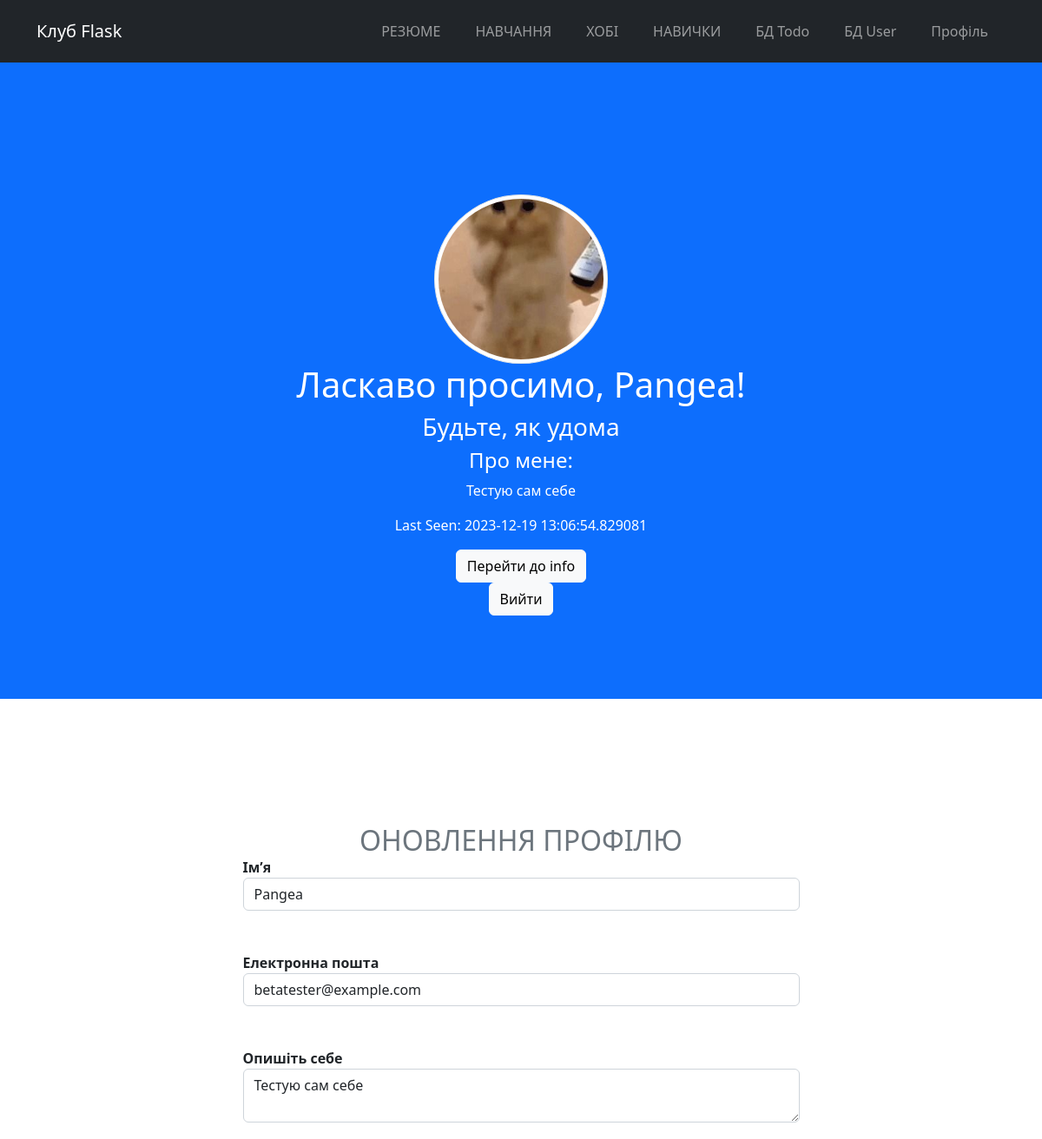
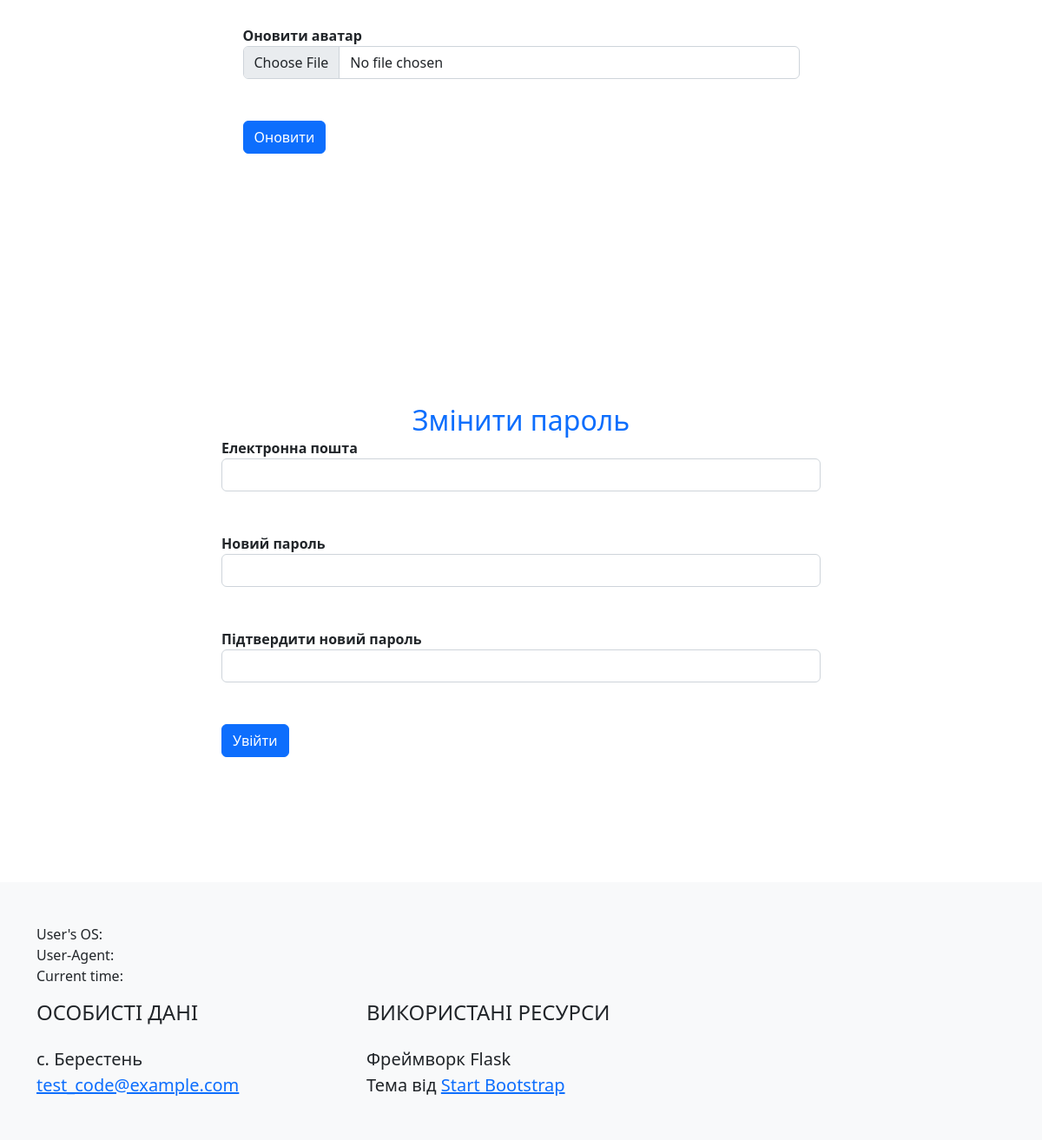
Page /account (signed in) on the committed database (2 pictures, top to bottom).
### app/models.py (models this page shows, shortened)
class User(db.Model, UserMixin):
    id = db.Column(db.Integer, primary_key=True)
    username = db.Column(db.String(20), unique=True, nullable=False)
    email = db.Column(db.String(120), unique=True, nullable=False)
    about_me = db.Column(db.String(140))
    last_seen = db.Column(db.DateTime, default=datetime.now())
    password = db.Column(db.String(60), nullable=False)
    image_file = db.Column(db.String(60), nullable=False, server_default='default.jpg')

### app/views.py (the view)
@app.route("/account", methods=['GET', 'POST'])
@login_required
def account():
    form = UpdateAccountForm()
    cp_form = ChangePasswordForm()
    if form.validate_on_submit():
        current_user.username = form.username.data
        current_user.email = form.email.data
        current_user.about_me = form.about_me.data
        if form.picture.data:
            current_user.image_file = save_picture(form.picture.data)
        db.session.commit()
        flash("Аккаунт оновлено", category=("success"))
        return redirect(url_for('account'))
    elif request.method == 'GET':
        form.username.data = current_user.username
        form.email.data = current_user.email
        form.about_me.data = current_user.about_me
    return render_template('account.html', form=form, cp_form=cp_form)

### app/forms.py (shortened to what this page needs)
class UpdateAccountForm(FlaskForm):
    username = StringField("Імʼя", validators=[DataRequired(message="Імʼя повинен містити від 4 до 20 символів"), Length(min=4, max=20),
    Regexp('^[A-Za-z][A-Za-z0-9_.]*$', message='Імʼя має містити букви, цифри, крапку та нижнє підкреслення')])
    email = StringField("Електронна пошта", validators=[DataRequired(message="Це поле обовʼязкове"), Email()])
    picture = FileField("Оновити аватар", validators=[FileAllowed(['jpg', 'png'])])
    about_me = TextAreaField("Опишіть себе", validators=[Length(max=140)])
    submit = SubmitField("Оновити")

class ChangePasswordForm(FlaskForm):
    email = StringField("Електронна пошта", validators=[DataRequired("Це поле обовʼязкове"), Email()])
    password = PasswordField("Новий пароль", validators=[
                            DataRequired("Пароль повинен мати від 6 символів"),
                            Length(min=6)
                        ])
    confirm_password = PasswordField("Підтвердити новий пароль", validators=[
                            EqualTo('password'), DataRequired("Пароль не збігається"),
                            Length(min=6), EqualTo('password')
                        ])
    submit = SubmitField("Увійти")

### app/models.py (called while the page is built)
@login_manager.user_loader
def user_loader(user_id):
    return User.query.get(int(user_id))

### app/views.py (called while the page is built)
@app.after_request
def after_request(response):
    if current_user.is_authenticated:
        current_user.last_seen = datetime.now()
        try:
            db.session.commit()
        except:
            flash("Помилка при оновленні last_seen", category=("danger"))
    return response

### app/templates/account.html (shortened to what this page needs)
{% extends 'base.html' %}
{% block body %}
<header class="masthead bg-primary text-white text-center">
    <div class="container d-flex align-items-center flex-column">
        <img class="img-thumbnail rounded-circle account-img" width="200" height="200" src={{url_for('static', filename='profile_pics/' + current_user.image_file)}}>
        <h1>Ласкаво просимо, {{ current_user.username }}!</h1>
        <h3>Будьте, як удома</h3>
        {% if current_user.about_me %}
            <h4>Про мене:</h4>
            <p>{{ current_user.about_me }}</p>
        {% endif %}
        {% if current_user.last_seen %}
            <p>Last Seen: {{ current_user.last_seen }}</p>
        {% endif %}
        <form id="logoutButton" action={{ url_for('info') }}>
            <input class="btn btn-light btn-xl" type="submit" value="Перейти до info" />
        </form>
        <form id="logoutButton" action={{ url_for('logout') }}>
            <input class="btn btn-light btn-xl" type="submit" value="Вийти" />
        </form>
    </div>
</header>
<section class="page-section" id="update_account_data">
    <div class="container">
        <h2 class="page-section-heading text-center text-uppercase text-secondary mb-0">Оновлення профілю</h2>
        <div class="row justify-content-center">
            <div class="col-lg-8 col-xl-7">
                <form id="contactForm" action={{url_for("account")}} method="POST" novalidate enctype="multipart/form-data">
                    {% from "_render_field.html" import render_field %}
                    <div class="form-floating mb-3">
                        {{ render_field(form.username)}}
                    </div>
                    <div class="form-floating mb-3">
                        {{ render_field(form.email)}}
                    </div>
                    <div class="form-floating mb-3">
                        {{ render_field(form.about_me)}}
                    </div>
                    <div class="form-floating mb-3">
                        {{ render_field(form.picture)}}
                    </div>
                    {{form.submit(class_='btn btn-primary btn-xl')}}
                </form>
            </div>
        </div>
    </div>
</section>
<section class="page-section" id="change_password">
    <h2 class="page-section-heading text-center text-primary mb-0">Змінити пароль</h2>
    <div class="row justify-content-center">
        <div class="col-lg-8 col-xl-7">
            <form id="contactForm" action="/change_password" method="POST">
                {% from "_render_field.html" import render_field %}
                <div class="form-floating mb-3">
                    {{ render_field(cp_form.email) }}
                </div>
                <div class="form-floating mb-3">
                    {{ render_field(cp_form.password) }}
                </div>
                <div class="form-floating mb-3">
                    {{ render_field(cp_form.confirm_password) }}
                </div>
                {{cp_form.submit(class_='btn btn-primary btn-xl')}}
            </form>
        </div>
    </div>
</section>
{% endblock %}

### app/templates/_render_field.html
{% macro render_field(field) %}
<dt>{{ field.label() }}</dt>
{% if field.errors %}
<dd>{{ field(style="background-color: #dc3545;", class="form-control", **kwargs) | safe }}</dd>
    <ul>
        {% for error in field.errors %}
            <li class="list-group-item list-group-item-danger"> {{error}} </li>
        {% endfor %}
    </ul>
{% else %}
<dd>{{ field(class="form-control", **kwargs) | safe }}</dd>
<br>
{% endif %}
{% endmacro %}

### rows in the picture
User: image_file (picture), username "Pangea", about_me "Тестую сам себе", last_seen "2023-12-19 13:06:54.829081", email "betatester@example.com"

### other values in the picture
{{ name | upper }} "РЕЗЮМЕ" "НАВЧАННЯ" "ХОБІ" "НАВИЧКИ"
{{ field.label() }} "Імʼя Електронна пошта Опишіть себе Оновити аватар Електронна пошта Новий пароль Підтвердити новий пароль"
